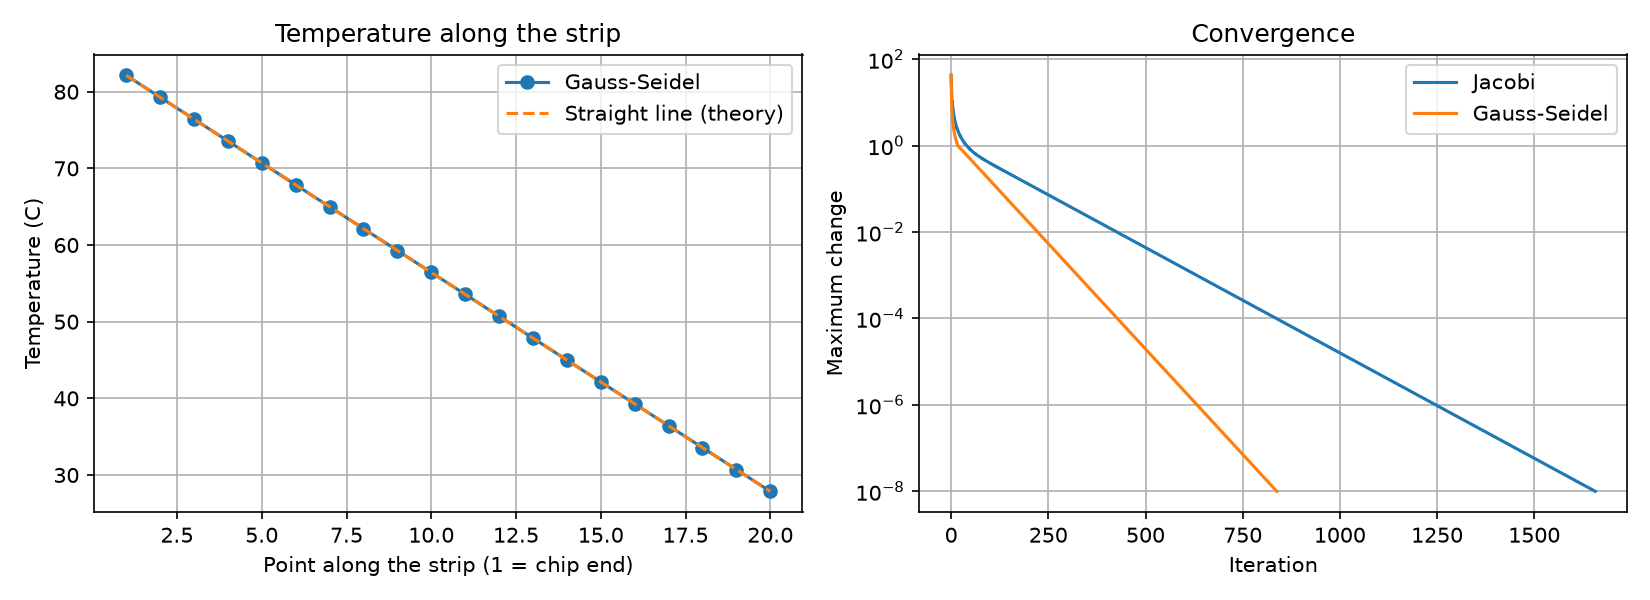

Source code (Python):
from pathlib import Path
import numpy as np
import matplotlib.pyplot as plt

# REAL-WORLD CASE: steady-state temperature along a copper strip on a circuit
# board, between a hot chip and a cooler connector.
#
# ASSUMPTIONS
#  - One-dimensional heat flow along the strip, steady state, no heat lost
#    sideways and no heat generated inside the strip.
#  - The strip is split into 20 equally spaced interior points.
#  - The chip end is held at 85 C and the connector end at 25 C.
#  - Each interior temperature is the average of its two neighbours, which gives
#    the same matrix form as the original task: 2 T[i] - T[i-1] - T[i+1] = 0.
#  - All numbers are chosen for the exercise, not measured.
#  - With 20 points the iterations need more steps, so max_iter is raised.

n_points = 20
t_chip, t_connector = 85.0, 25.0

A = 2 * np.eye(n_points) - np.eye(n_points, k=1) - np.eye(n_points, k=-1)
b = np.zeros(n_points)
b[0] = t_chip
b[-1] = t_connector

def jacobi(A, b, tol=1e-8, max_iter=20000):
    D = np.diag(A)
    R = A - np.diagflat(D)
    x = np.zeros_like(b)
    errors = []
    for _ in range(max_iter):
        x_new = (b - R @ x) / D
        error = np.linalg.norm(x_new - x, ord=np.inf)
        errors.append(error)
        if error < tol:
            return x_new, errors
        x = x_new
    return x, errors

def gauss_seidel(A, b, tol=1e-8, max_iter=20000):
    x = np.zeros_like(b)
    errors = []
    for _ in range(max_iter):
        old = x.copy()
        for i in range(len(b)):
            x[i] = (
                b[i]
                - A[i, :i] @ x[:i]
                - A[i, i+1:] @ old[i+1:]
            ) / A[i, i]
        error = np.linalg.norm(x - old, ord=np.inf)
        errors.append(error)
        if error < tol:
            return x, errors
    return x, errors

x_j, err_j = jacobi(A, b)
x_gs, err_gs = gauss_seidel(A, b)
x_exact = np.linalg.solve(A, b)

# Theory: with no heat source the profile is a straight line between the ends
positions = np.arange(1, n_points + 1)
x_line = t_chip + (t_connector - t_chip) * positions / (n_points + 1)

print("First three temperatures (Gauss-Seidel):", np.round(x_gs[:3], 3), "C")
print("Last three temperatures (Gauss-Seidel): ", np.round(x_gs[-3:], 3), "C")
print("Jacobi iterations:", len(err_j))
print("Gauss-Seidel iterations:", len(err_gs))
print(f"Largest difference, Jacobi vs direct: {np.max(np.abs(x_j - x_exact)):.2e} C")
print(f"Largest difference, Gauss-Seidel vs direct: {np.max(np.abs(x_gs - x_exact)):.2e} C")
print(f"Largest difference, direct vs straight line: {np.max(np.abs(x_exact - x_line)):.2e} C")

fig, (ax1, ax2) = plt.subplots(1, 2, figsize=(11, 4))
ax1.plot(positions, x_gs, "o-", label="Gauss-Seidel")
ax1.plot(positions, x_line, "--", label="Straight line (theory)")
ax1.set_xlabel("Point along the strip (1 = chip end)")
ax1.set_ylabel("Temperature (C)")
ax1.set_title("Temperature along the strip")
ax1.legend()
ax1.grid(True)
ax2.semilogy(err_j, label="Jacobi")
ax2.semilogy(err_gs, label="Gauss-Seidel")
ax2.set_xlabel("Iteration")
ax2.set_ylabel("Maximum change")
ax2.set_title("Convergence")
ax2.legend()
ax2.grid(True)
plt.tight_layout()
plt.savefig(Path(__file__).parent / "Task_08_real_world_case.png", dpi=150)
plt.show()
